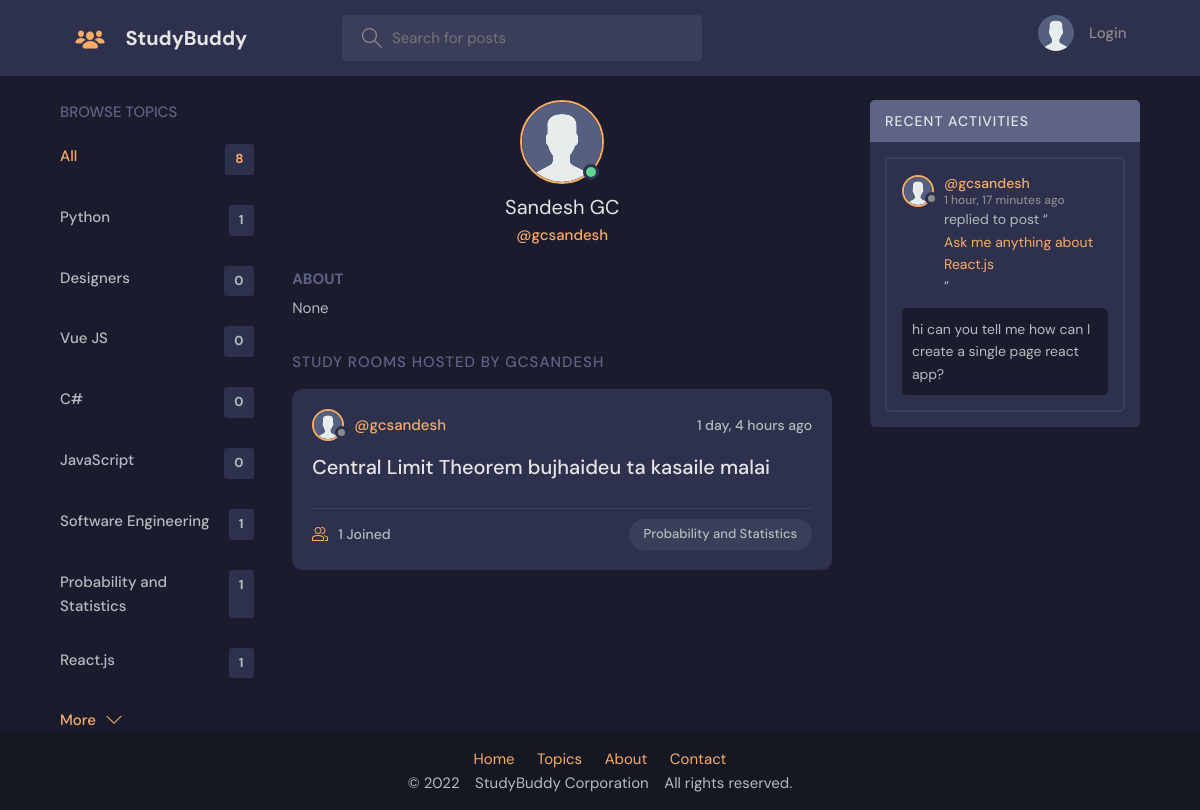
The page /profile/11/ on the database its author committed.
### base/models.py (models this page shows, shortened)
class Topic(models.Model):
    name = models.CharField(max_length=200)

class User(AbstractUser):
    name = models.CharField(max_length=200, null=True)
    email = models.EmailField(unique=True, null=True)
    bio = models.TextField(null=True)
    avatar = models.ImageField(null=True, default="avatar.svg")
    USERNAME_FIELD = 'email'
    REQUIRED_FIELDS = []

class Room(models.Model):
    host = models.ForeignKey(User, on_delete=models.SET_NULL, null=True)
    topic = models.ForeignKey(Topic, on_delete=models.SET_NULL, null=True)
    name = models.CharField(max_length=200)
    description = models.TextField(null=True, blank=True)
    participants = models.ManyToManyField(
        User, related_name='participants', blank=True)
    updated = models.DateTimeField(auto_now=True)
    created = models.DateTimeField(auto_now_add=True)
    class Meta:
        ordering = ['-updated', '-created']
    def __str__(self):
        return self.name

class Message(models.Model):
    user = models.ForeignKey(User, on_delete=models.CASCADE)
    room = models.ForeignKey(Room, on_delete=models.CASCADE)
    body = models.TextField()
    updated = models.DateTimeField(auto_now=True)
    created = models.DateTimeField(auto_now_add=True)
    class Meta:
        ordering = ['-updated', '-created']

### base/views.py (the view)
# urls.py: path('profile/<str:pk>/', views.userProfile, name="user-profile"),
def userProfile(request, pk):
    user = User.objects.get(id=pk)
    rooms = user.room_set.all()
    room_messages = user.message_set.all()
    topics = Topic.objects.all()
    context = {'user': user, 'rooms': rooms,
               'room_messages': room_messages, 'topics': topics,'topicscount':topicscount}
    return render(request, 'base/profile.html', context)

### base/templates/base/profile.html (shortened to what this page needs)
{% extends 'main.html' %}
{% block content %}
<main class="profile-page layout layout--3">
  <div class="container">
    {% include 'base/topics_component.html' %}
    <div class="roomList">
      <div class="profile">
        <div class="profile__avatar">
          <div class="avatar avatar--large active">
            <img src="{{user.avatar.url}}" />
          </div>
        </div>
        <div class="profile__info">
          <h3>{{user.name}}</h3>
          <p>@{{user.username}}</p>
        </div>
        <div class="profile__about">
          <h3>About</h3>
          <p>
            {{user.bio}}
          </p>
        </div>
      </div>
      <div class="roomList__header">
        <div>
          <h2>Study Rooms Hosted by {{user.username}}</a>
          </h2>
        </div>
      </div>
      {% include 'base/feed_component.html' %}
    </div>
    {% include 'base/activity_component.html' %}
  </div>
</main>
{% endblock content %}

### base/templates/base/topics_component.html
<div class="topics">
    <div class="topics__header">
        <h2>Browse Topics</h2>
    </div>
    <ul class="topics__list">
        <li>
            <a href="{% url 'home' %}" class="active">All <span>{{topicscount}}</span></a>
        </li>
        {% for topic in topics %}
        <li>
            <a href="{% url 'home' %}?q={{topic.name}}">{{topic.name}}<span>{{topic.room_set.all.count}}</span></a>
        </li>
        {% endfor %}
    </ul>
    <a class="btn btn--link" href="{% url 'topics' %}">
        More
        <svg version="1.1" xmlns="http://www.w3.org/2000/svg" width="32" height="32" viewBox="0 0 32 32">
            <title>chevron-down</title>
            <path d="M16 21l-13-13h-3l16 16 16-16h-3l-13 13z"></path>
        </svg>
    </a>
</div>

### base/templates/base/feed_component.html (shortened to what this page needs)
{% for room in rooms %}
<div class="roomListRoom">
    <div class="roomListRoom__header">
        <a href="{% url 'user-profile' room.host.id %}" class="roomListRoom__author">
            <div class="avatar avatar--small">
                <img src="{{room.host.avatar.url}}" />
            </div>
            <span>@{{room.host.username}}</span>
        </a>
        <div class="roomListRoom__actions">
            <span>{{room.created|timesince}} ago</span>
        </div>
    </div>
    <div class="roomListRoom__content">
        <a href="{% url 'room' room.id %}">{{room.name}}</a>
    </div>
    <div class="roomListRoom__meta">
        <a href="{% url 'room' room.id %}" class="roomListRoom__joined">
            {{room.participants.all.count}} Joined
        </a>
        <p class="roomListRoom__topic">{{room.topic.name}}</p>
    </div>
</div>
{% endfor %}

### base/templates/base/activity_component.html (shortened to what this page needs)
<div class="activities">
    <div class="activities__header">
        <h2>Recent Activities</h2>
    </div>
    {% for message in room_messages %}
    <div class="activities__box">
        <div class="activities__boxHeader roomListRoom__header">
            <a href="{% url 'user-profile' message.user.id %}" class="roomListRoom__author">
                <div class="avatar avatar--small">
                    <img src="{{message.user.avatar.url}}" />
                </div>
                <p>
                    @{{message.user.username}}
                    <span>{{message.created|timesince}} ago</span>
                </p>
            </a>
        </div>
        <div class="activities__boxContent">
            <p>replied to post “<a href="{% url 'room' message.room.id %}">{{message.room}}</a>”</p>
            <div class="activities__boxRoomContent">{{message.body}}</div>
        </div>
    </div>
    {% endfor %}
</div>

### rows shown on the page
Topic: name "Python", room_set.all.count "1"
Topic: name "Designers", room_set.all.count "0"
Topic: name "Vue JS", room_set.all.count "0"
Topic: name "C#", room_set.all.count "0"
Topic: name "JavaScript", room_set.all.count "0"
Topic: name "Software Engineering", room_set.all.count "1"
Topic: name "Probability and Statistics", room_set.all.count "1"
Topic: name "React.js", room_set.all.count "1"
User: avatar (placeholder picture), name "Sandesh GC", username "gcsandesh", bio "None", username "GCSANDESH"
Room: host.avatar (placeholder picture), host.username "gcsandesh", created "1 day, 4 hours", name "Central Limit Theorem bujhaideu ta kasaile malai", participants.all.count "1", topic.name "Probability and Statistics"
Message: user.avatar (placeholder picture), user.username "gcsandesh", created "1 hour, 17 minutes", room "Ask me anything about React.js", body "hi can you tell me how can I create a single page react app?"

### other values the page prints
{{ topicscount }} "8"
